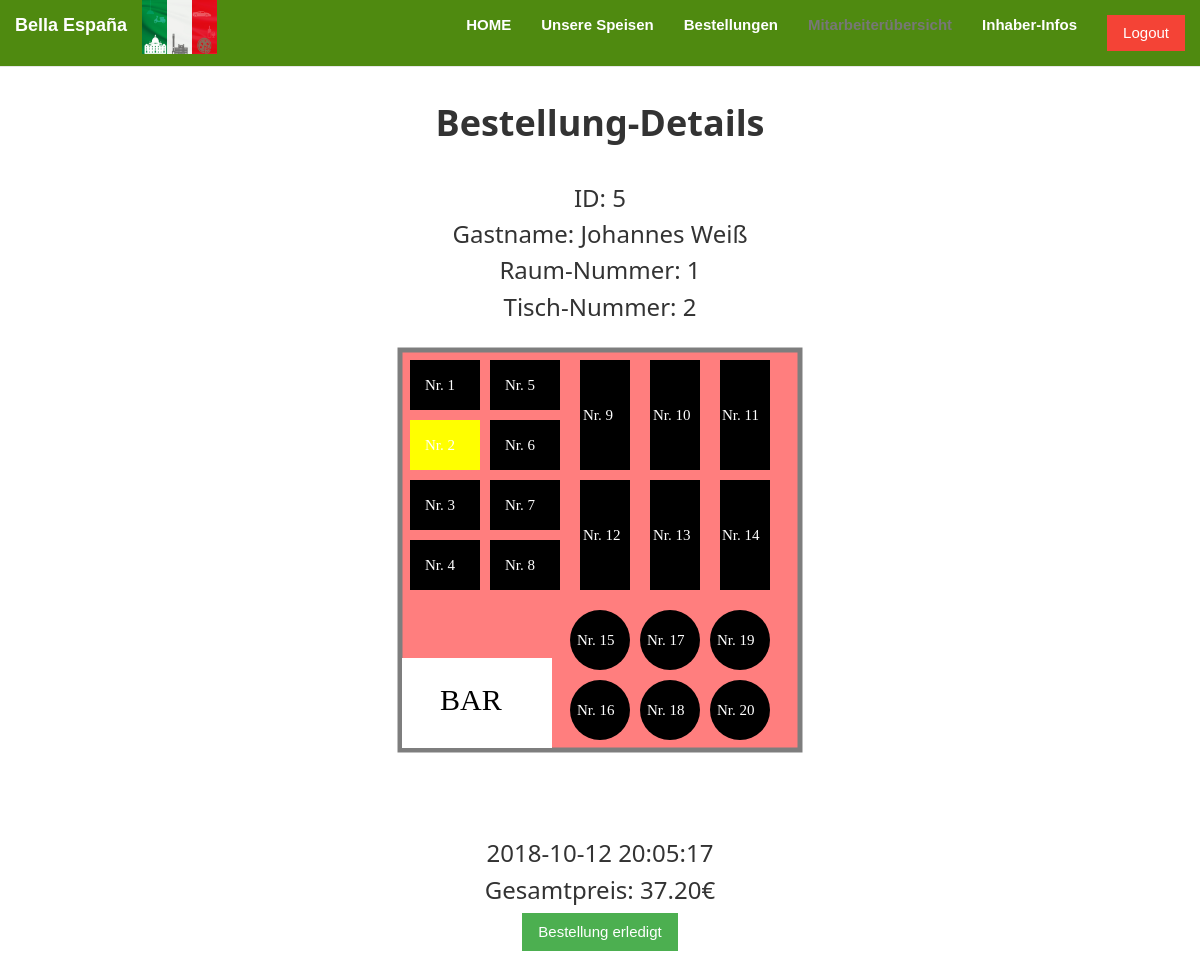
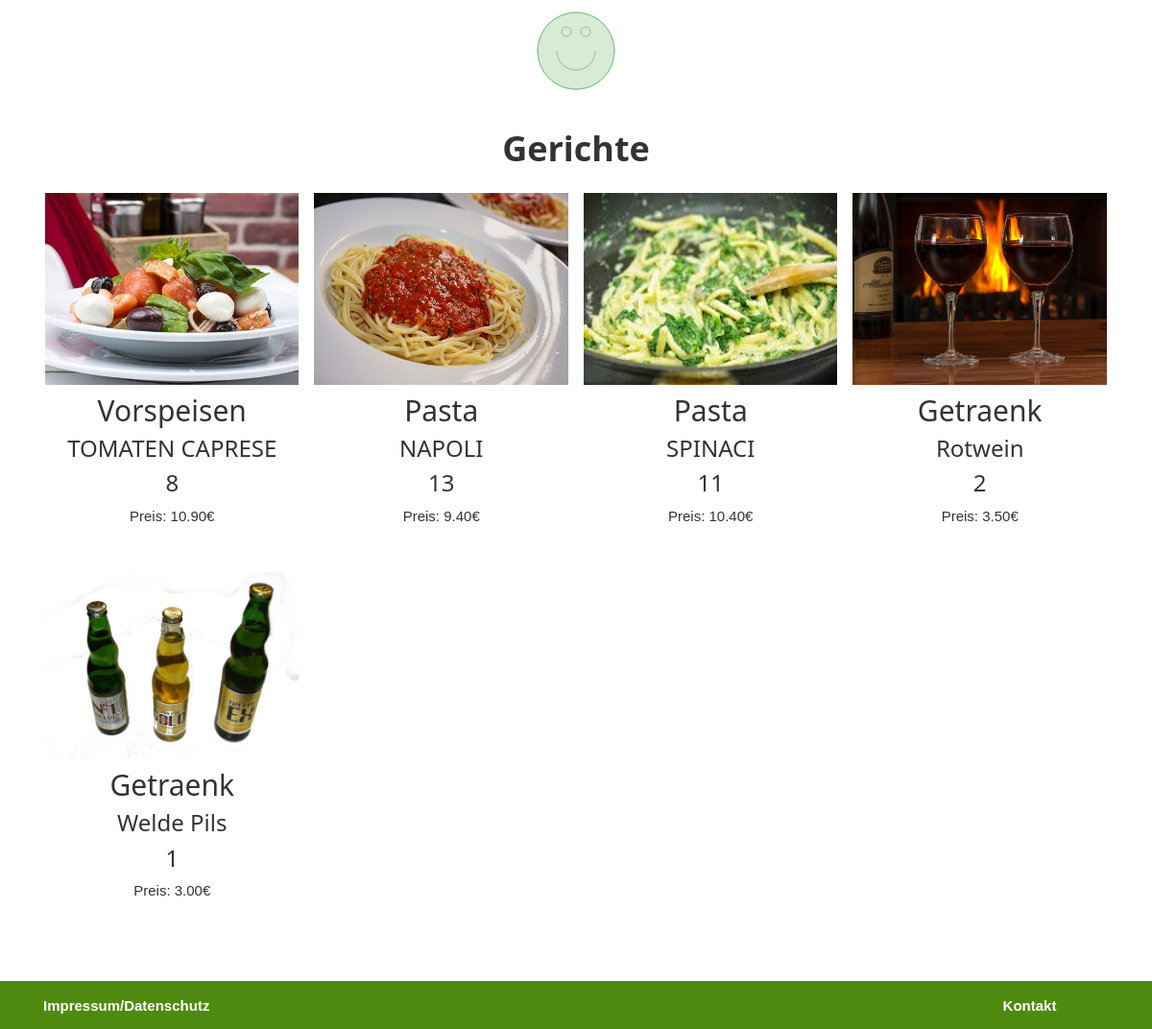
The app's page /src/BestellungDetails.php?bestellung_id=5 (signed in) with its own data (2 pictures, top to bottom).
### tables this page shows
CREATE TABLE `restaurant` (
  `restaurant_id` int(5) NOT NULL,
  `restaurant_name` varchar(100) NOT NULL
);

CREATE TABLE `bestellung` (
  `bestellung_id` int(5) NOT NULL,
  `restaurant_id` int(5) NOT NULL DEFAULT '1',
  `bestellung_datum` datetime NOT NULL,
  `bestellung_erledigt` tinyint(1) NOT NULL DEFAULT '0',
  `gast_id` int(5) NOT NULL,
  `bestellung_bewertung` int(5) DEFAULT NULL
);

CREATE TABLE `gaeste` (
  `id` int(5) NOT NULL,
  `name` varchar(100) NOT NULL,
  `tisch` int(5) NOT NULL,
  `raum_id` int(5) NOT NULL,
  `datum` datetime NOT NULL
);

CREATE TABLE `bestellung_gerichte` (
  `bestellung_gerichte_id` int(5) NOT NULL,
  `bestellung_id` int(5) NOT NULL,
  `gericht_id` int(5) NOT NULL
);

CREATE TABLE `gericht` (
  `gericht_id` int(11) NOT NULL,
  `restaurant_id` int(5) NOT NULL DEFAULT '1',
  `gericht_bezeichnung` varchar(100) NOT NULL,
  `gericht_preis` decimal(10,2) NOT NULL,
  `gericht_beschreibung` varchar(300) NOT NULL,
  `gericht_bildadresse` varchar(100) NOT NULL,
  `gericht_kategorie` varchar(50) NOT NULL,
  `gericht_dauer` int(50) NOT NULL
);

### src/BestellungDetails.php (the view, shortened to what this page needs)
<!DOCTYPE>
<html>
<?php
include 'Sicherheit.php';
include 'Funktionen.php';
?>
<head>
<link rel="stylesheet" href="..\css\bootstrap.min.css">
<link rel="stylesheet" href="..\css\style.css">
<link rel="stylesheet" href="..\css\w3.css">
</head>
<body id="Bestellung-Details" data-spy="scroll" data-target=".navbar"
	data-offset="50" class="w3-margin-top">
<?php
getNavbar();
function getBestellungId()
{
    if (isset($_GET['bestellung_id'])) {
        return $_GET['bestellung_id'];
    }
    return 0;
}
function getBestellung()
{
    $bestellung_id = getBestellungId();
    $pdo = new PDO('mysql:host=localhost;dbname=restaurant_db;charset=utf8', 'root', '');
    $statement = $pdo->prepare("SELECT `bestellung_id`, `raum_id`, `name`, `tisch`,`bestellung_bewertung`, `bestellung_datum`, `bestellung_erledigt` FROM `bestellung` INNER JOIN gaeste on gaeste.id = bestellung.gast_id WHERE `bestellung_id` = :bestellung_id");
    $statement->execute(array(
        ":bestellung_id" => $bestellung_id
    ));
    return $statement->fetch();
}
function printBestellungDetails()
{
    $bestellung = getBestellung();
    echo '<h3>ID: ', $bestellung['bestellung_id'], '</h3>
                    <h3>Gastname: ', $bestellung['name'], '</h3>
                    <h3>Raum-Nummer: ', $bestellung['raum_id'], '</h3>
                    <h3>Tisch-Nummer: ', $bestellung['tisch'], '</h3>
        <div><svg width="500" height="500">
      <rect x="60" y="30" width="70" height="50" ' . (($bestellung['tisch'] == 1) ? 'style="fill:yellow"' : 'style="fill:black"') . '/>
      <text fill="#ffffff" font-size="15" font-family="Verdana" x="75" y="60">Nr. 1</text>
      <rect x="60" y="90" width="70" height="50" ' . (($bestellung['tisch'] == 2) ? 'style="fill:yellow"' : 'style="fill:black"') . '/>
      <text fill="#ffffff" font-size="15" font-family="Verdana" x="75" y="120">Nr. 2</text>
      <rect x="60" y="150" width="70" height="50" ' . (($bestellung['tisch'] == 3) ? 'style="fill:yellow"' : 'style="fill:black"') . '/>
      <text fill="#ffffff" font-size="15" font-family="Verdana" x="75" y="180">Nr. 3</text>
      <rect x="60" y="210" width="70" height="50" ' . (($bestellung['tisch'] == 4) ? 'style="fill:yellow"' : 'style="fill:black"') . '/>
      <text fill="#ffffff" font-size="15" font-family="Verdana" x="75" y="240">Nr. 4</text>
      <rect x="140" y="30" width="70" height="50" ' . (($bestellung['tisch'] == 5) ? 'style="fill:yellow"' : 'style="fill:black"') . '/>
      <text fill="#ffffff" font-size="15" font-family="Verdana" x="155" y="60">Nr. 5</text>
      <rect x="140" y="90" width="70" height="50" ' . (($bestellung['tisch'] == 6) ? 'style="fill:yellow"' : 'style="fill:black"') . '/>
      <text fill="#ffffff" font-size="15" font-family="Verdana" x="155" y="120">Nr. 6</text>
      <rect x="140" y="150" width="70" height="50" ' . (($bestellung['tisch'] == 7) ? 'style="fill:yellow"' : 'style="fill:black"') . '/>
      <text fill="#ffffff" font-size="15" font-family="Verdana" x="155" y="180">Nr. 7</text>
      <rect x="140" y="210" width="70" height="50" ' . (($bestellung['tisch'] == 8) ? 'style="fill:yellow"' : 'style="fill:black"') . '/>
      <text fill="#ffffff" font-size="15" font-family="Verdana" x="155" y="240">Nr. 8</text>
      <rect x="230" y="30" width="50" height="110" ' . (($bestellung['tisch'] == 9) ? 'style="fill:yellow"' : 'style="fill:black"') . '/>
      <text fill="#ffffff" font-size="15" font-family="Verdana" x="233" y="90">Nr. 9</text>
      <rect x="300" y="30" width="50" height="110" ' . (($bestellung['tisch'] == 10) ? 'style="fill:yellow"' : 'style="fill:black"') . '/>
      <text fill="#ffffff" font-size="15" font-family="Verdana" x="303" y="90">Nr. 10</text>
      <rect x="370" y="30" width="50" height="110" ' . (($bestellung['tisch'] == 11) ? 'style="fill:yellow"' : 'style="fill:black"') . '/>
      <text fill="#ffffff" font-size="15" font-family="Verdana" x="372" y="90">Nr. 11</text>
      <rect x="230" y="150" width="50" height="110" ' . (($bestellung['tisch'] == 12) ? 'style="fill:yellow"' : 'style="fill:black"') . '/>
      <text fill="#ffffff" font-size="15" font-family="Verdana" x="233" y="210">Nr. 12</text>
      <rect x="300" y="150" width="50" height="110" ' . (($bestellung['tisch'] == 13) ? 'style="fill:yellow"' : 'style="fill:black"') . '/>
      <text fill="#ffffff" font-size="15" font-family="Verdana" x="303" y="210">Nr. 13</text>
      <rect x="370" y="150" width="50" height="110" ' . (($bestellung['tisch'] == 14) ? 'style="fill:yellow"' : 'style="fill:black"') . '/>
      <text fill="#ffffff" font-size="15" font-family="Verdana" x="372" y="210">Nr. 14</text>
      <circle cx="250" cy="310" r="30" ' . (($bestellung['tisch'] == 15) ? 'fill="yellow"' : 'fill="black"') . '/>
      <text fill="#ffffff" font-size="15" font-family="Verdana" x="227" y="315">Nr. 15</text>
      <circle cx="250" cy="380" r="30" ' . (($bestellung['tisch'] == 16) ? 'fill="yellow"' : 'fill="black"') . '/>
      <text fill="#ffffff" font-size="15" font-family="Verdana" x="227" y="385">Nr. 16</text>
      <circle cx="320" cy="310" r="30" ' . (($bestellung['tisch'] == 17) ? 'fill="yellow"' : 'fill="black"') . ' />
      <text fill="#ffffff" font-size="15" font-family="Verdana" x="297" y="315">Nr. 17</text>
      <circle cx="320" cy="380" r="30"  ' . (($bestellung['tisch'] == 18) ? 'fill="yellow"' : 'fill="black"') . ' />
      <text fill="#ffffff" font-size="15" font-family="Verdana" x="297" y="385">Nr. 18</text>
      <circle cx="390" cy="310" r="30" ' . (($bestellung['tisch'] == 19) ? 'fill="yellow"' : 'fill="black"') . ' />
      <text fill="#ffffff" font-size="15" font-family="Verdana" x="367" y="315">Nr. 19</text>
      <circle cx="390" cy="380" r="30" ' . (($bestellung['tisch'] == 20) ? 'fill="yellow"' : 'fill="black"') . '" />
      <text fill="#ffffff" font-size="15" font-family="Verdana" x="367" y="385">Nr. 20</text>
      <text fill="black" font-size="30" font-family="Verdana" x="90" y="380">BAR</text>
    </svg>
    </div><h3>', $bestellung['bestellung_datum'], '</h3>
                    <h3>Gesamtpreis: ', printPreis(), '&euro;</h3>
                    <Button class="w3-button w3-green" onclick="BestellungAbgeschlossen(', $bestellung['bestellung_id'], ')">Bestellung erledigt</Button>
                    <br><br>
                    <canvas width="100px" height="100px" id="canvas1" ></canvas>
                    <br><br>
                    <h1><b>Gerichte</b> </h1>';
}
function printBestellungGerichte()
{
    $bestellung_id = getBestellungId();
    $pdo = new PDO('mysql:host=localhost;dbname=restaurant_db;charset=utf8', 'root', '');
    $statement = $pdo->prepare("SELECT * FROM bestellung INNER JOIN bestellung_gerichte on bestellung_gerichte.bestellung_id = bestellung.bestellung_id INNER JOIN gericht on gericht.gericht_id = bestellung_gerichte.gericht_id WHERE bestellung.bestellung_id = :bestellung_id");
    $statement->execute(array(
        ":bestellung_id" => $bestellung_id
    ));
    $counter = 0;
    while ($gericht = $statement->fetch()) {
        if ($counter % 4 == 0 && $counter != 0) {
            echo '</div><div class="w3-row-padding w3-padding-16 w3-center">';
        } else if ($counter % 4 == 0 && $counter == 0) {
            echo '<div class="w3-row-padding w3-padding-16 w3-center">';
        }
        echo '<div class="w3-quarter">
                    <img src=', $gericht['gericht_bildadresse'], ' alt="Bild" style="width:100%" height="200px">
                    <h2>', $gericht['gericht_kategorie'], '</h2>
                    <h3>', $gericht['gericht_bezeichnung'], '</h3>
                    <h3>', $gericht['gericht_dauer'], '</h3>
                    <p>Preis: ', $gericht['gericht_preis'], '&euro;</p>
                    </div>';
        $counter ++;
    }
    if ($counter % 4 != 0) {
        echo '</div>';
    }
}
function printPreis()
{
    $pdo = new PDO('mysql:host=localhost;dbname=restaurant_db;charset=utf8', 'root', '');
    $statement = $pdo->prepare("SELECT SUM(gericht.gericht_preis) FROM gericht INNER JOIN bestellung_gerichte on gericht.gericht_id = bestellung_gerichte.gericht_id INNER JOIN bestellung on bestellung_gerichte.bestellung_id = bestellung.bestellung_id WHERE bestellung.bestellung_id = :id");
    $statement->execute(array(
        ':id' => getBestellungId()
    ));
    $row = $statement->fetch();
    $sum = $row[0];
    echo $sum;
}
?>
<div id="bestellungen" class="container-fluid text-center w3-margin">
		<div class="w3-row-padding w3-padding-16 w3-center w3-margin">
			<br> <br>
			<h1>
				<b>Bestellung-Details</b>
			</h1>
		</div>
<?php
printBestellungDetails(0);
printBestellungGerichte();
?>
		<br> <br>
	</div>
	<script type="text/javascript">
function BestellungAbgeschlossen(bestellung_id){
	jQuery.ajax({
		url:"Bestellung_erledigt.php",
		typ:"POST",
		data: "bestellung_id=" + bestellung_id,
	});
}
function zeigeSmiley(bewertung){
	var canvas1 = document.getElementById("canvas1");
	if(bewertung===1){
		drawSmiley(canvas1, '#ff6262', true, bewertung);
	}
	else if(bewertung===2){
		drawSmiley(canvas1, '#ffd486', true, bewertung);
	}
	else if(bewertung===3){
		drawSmiley(canvas1, '#86c386', true, bewertung);
	}
	else{
		drawSmiley(canvas1, '#000000', false, bewertung);
	}
}
<?php echo 'zeigeSmiley('.getBestellung()["bestellung_bewertung"].');'; ?>
function drawSmiley(canvas, color, filled, emotion){
	var ctx = canvas.getContext("2d");
	ctx.clearRect(0, 0, canvas.width, canvas.height);
	ctx.strokeStyle= color;
	ctx.beginPath();
	ctx.arc(50, 50, 40, 0, 2 * Math.PI);
	ctx.fillStyle = color + '00';
	if(filled){
		ctx.fillStyle = color + '55';
	}
	ctx.fill();
	ctx.stroke();
	ctx.beginPath();
	ctx.arc(50,50,40,0,2*Math.PI);
	ctx.stroke();
	ctx.beginPath();
	ctx.arc(60,30,5,0,2*Math.PI);
	ctx.stroke();
	ctx.beginPath();
	ctx.arc(40,30,5,0,2*Math.PI);
	ctx.stroke();
	ctx.beginPath();
	if(emotion===1){
		ctx.arc(50, 75, 20, 1* Math.PI, 2 * Math.PI);
	}
	else if(emotion===3){
		ctx.arc(50, 50, 20, 2* Math.PI, 1 * Math.PI);
	}
	else if(emotion===2){
		ctx.moveTo(25, 60);
		ctx.lineTo(75,60);
	}
	ctx.stroke();
}
$.ajax({ url: 'http://localhost/RestaurantJava/Besucherklicker?login=0',
	dataType: 'html',
	success: function(response)
	{ $('#testDiv').html(response); }
	});
</script>
<br><br>
</body>
<footer class="container-fluid md-12 text center navbar-fixed-bottom">
	<div class="col-md-2 navbar-text pull-left">
		<p>
			<a href="Impressum.php"><b>Impressum/Datenschutz</b></a>
		</p>
	</div>
	<div id="testDiv" class="col-md-7 navbar-text pull-left">
	</div>
	<div class="col-md-2 navbar-text pull-right">
		<p>
			<a href="Kontakt.php"><b>Kontakt</b></a>
		</p>
	</div>
</footer>
</html>

### src/Navbar.php (shortened to what this page needs)
<?php
function getNavbarMitarbeiter()
{
    ?>
<nav class="navbar navbar-default navbar-fixed-top">
	<div class="container-fluid">
		<div class="navbar-header">
			<a href="Startseite.php"><img alt="Logo" src="..\img\Logo.jpg"
				width="75px" height="54px"></a> <a id="restaurant-name"
				class="navbar-brand" href="Startseite.php"><b><?php echo getRestaurantName(); ?></b></a>
		</div>
		<div class="collapse navbar-collapse" id="myNavbar">
			<ul class="nav navbar-nav navbar-right white">
				<li><a id="Navbar_HomeM" href="Startseite.php"><b>HOME</b></a></li>
				<li><a id="Navbar_SpeisenM" href="Speisekarte.php"><b>Unsere Speisen</b></a></li>
				<li><a id="Navbar_BestellungenM" href="Bestellungen.php"><b>Bestellungen</b></a></li>
				<li><a id="Navbar_Mitarbeiterübersicht"
					href="Mitarbeiter&uuml;bersicht.php"><b>Mitarbeiter&uuml;bersicht</b></a></li>
				<li>
        <?php
    if ($_SESSION['mitarbeiter_benutzername'] === "russo_f") {
        echo '<li><a id="Inhaber_Infos" href="http://localhost/RestaurantJava/InhaberInhalt.jsp"><b>Inhaber-Infos</b></a></li>';
    }
    ?>
				<li><a href="Logout.php"><Button class="w3-button w3-red"
							onclick="logout()">Logout</Button></a></li>
			</ul>
		</div>
	</div>
</nav>
<?php
}
?>

### css/style.css (style rules this page uses)
body { margin: auto; background-color: #FFFFFF; }
#restaurant-name { color: #ffffff; }
#Home, #Navbar_HomeM, #Navbar_SpeisenM, #Navbar_BestellungenM, #Navbar_Mitarbeiter�bersicht, #Navbar_Warenkorb, #Navbar_Speisen, #Inhaber_Infos { color: #ffffff; }
.white { color: white; }
footer { position: fixed; bottom: 0 !important; background-color: #4F8A10; width:100%; height: 50px; text-align: center; color: white; }
.navbar { background-color: #4F8A10; color: white; }

### css/w3.css (style rules this page uses)
html { box-sizing:border-box }
*,*:before,*:after { box-sizing:inherit }
html { -ms-text-size-adjust:100%;-webkit-text-size-adjust:100% }
body { margin:0 }
article,aside,details,figcaption,figure,footer,header,main,menu,nav,section,summary { display:block }
audio,canvas,progress,video { display:inline-block }
a { background-color:transparent;-webkit-text-decoration-skip:objects }
img { border-style:none }
svg:not(:root) { overflow:hidden }
button,input,select,textarea { font:inherit;margin:0 }
button,input { overflow:visible }
button,select { text-transform:none }
button,html [type=button],[type=reset],[type=submit] { -webkit-appearance:button }
html,body { font-family:Verdana,sans-serif;font-size:15px;line-height:1.5 }
html { overflow-x:hidden }
h1 { font-size:36px }
h2 { font-size:30px }
h3 { font-size:24px }
h1,h2,h3,h4,h5,h6 { font-family:"Segoe UI",Arial,sans-serif;font-weight:400;margin:10px 0 }
img { vertical-align:middle }
a { color:inherit }
.w3-btn,.w3-button { border:none;display:inline-block;padding:8px 16px;vertical-align:middle;overflow:hidden;text-decoration:none;color:inherit;background-color:inherit;text-align:center;cursor:pointer;white-space:nowrap }
.w3-btn,.w3-button { -webkit-touch-callout:none;-webkit-user-select:none;-khtml-user-select:none;-moz-user-select:none;-ms-user-select:none;user-select:none }
.w3-container:after,.w3-container:before,.w3-panel:after,.w3-panel:before,.w3-row:after,.w3-row:before,.w3-row-padding:after,.w3-row-padding:before, .w3-cell-row:before,.w3-cell-row:after,.w3-clear:after,.w3-clear:before,.w3-bar:before,.w3-bar:after { content:"";display:table;clear:both }
.w3-col,.w3-half,.w3-third,.w3-twothird,.w3-threequarter,.w3-quarter { float:left;width:100% }
@media (min-width:601px) { .w3-col.m3,.w3-quarter { width:24.99999% } }
.w3-row-padding,.w3-row-padding>.w3-half,.w3-row-padding>.w3-third,.w3-row-padding>.w3-twothird,.w3-row-padding>.w3-threequarter,.w3-row-padding>.w3-quarter,.w3-row-padding>.w3-col { padding:0 8px }
.w3-center { text-align:center!important }
.w3-margin { margin:16px!important }
.w3-margin-top { margin-top:16px!important }
.w3-padding-16 { padding-top:16px!important;padding-bottom:16px!important }
.w3-green,.w3-hover-green:hover { color:#fff!important;background-color:#4CAF50!important }
.w3-red,.w3-hover-red:hover { color:#fff!important;background-color:#f44336!important }

### records on screen
restaurant: restaurant_name "Bella España"
bestellung: bestellung_id "5", gaeste.name "Johannes Weiß", gaeste.raum_id "1", gaeste.tisch "2", bestellung_datum "2018-10-12 20:05:17"
bestellung_gerichte: shows a picture, gericht.gericht_kategorie "Vorspeisen", gericht.gericht_bezeichnung "TOMATEN CAPRESE", gericht.gericht_dauer "8", gericht.gericht_preis "10.90"
bestellung_gerichte: shows a picture, gericht.gericht_kategorie "Pasta", gericht.gericht_bezeichnung "NAPOLI", gericht.gericht_dauer "13", gericht.gericht_preis "9.40"
bestellung_gerichte: shows a picture, gericht.gericht_kategorie "Pasta", gericht.gericht_bezeichnung "SPINACI", gericht.gericht_dauer "11", gericht.gericht_preis "10.40"
bestellung_gerichte: shows a picture, gericht.gericht_kategorie "Getraenk", gericht.gericht_bezeichnung "Rotwein", gericht.gericht_dauer "2", gericht.gericht_preis "3.50"
bestellung_gerichte: shows a picture, gericht.gericht_kategorie "Getraenk", gericht.gericht_bezeichnung "Welde Pils", gericht.gericht_dauer "1", gericht.gericht_preis "3.00"

### other values on screen
$sum "37.20"
